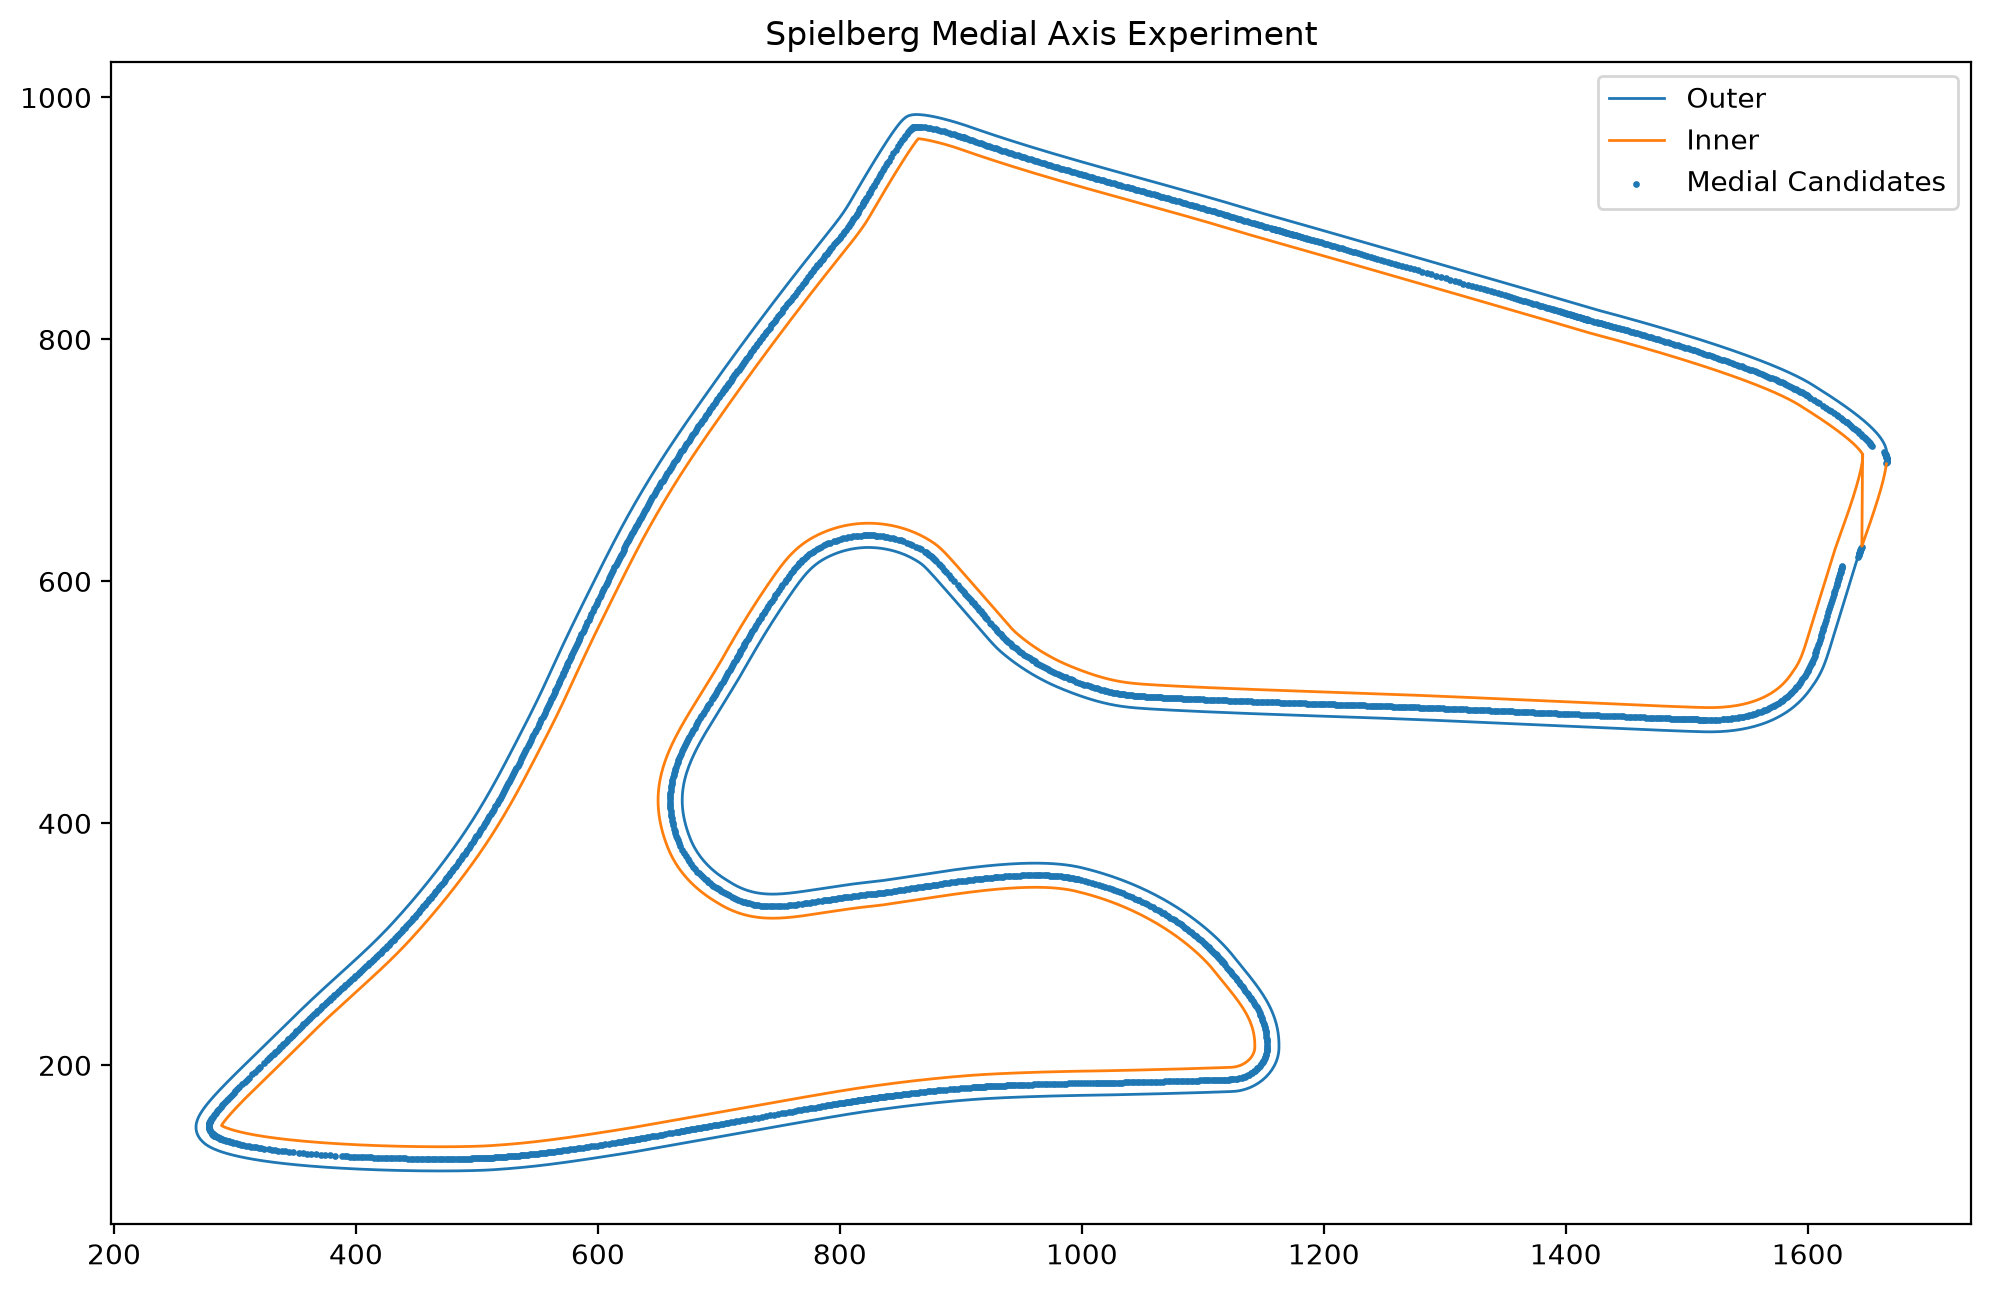

Write the Python code that produced this figure.
from pathlib import Path
from svgpathtools import svg2paths

import numpy as np
import matplotlib.pyplot as plt
from scipy.spatial import KDTree

SVG_FILE = Path(
r"E:\Project_Shiftwright\external\racing-track-maps-vector\from-iracing\Road\spielberg\403-spielberg-gp\active.svg"
)

paths, _ = svg2paths(
    str(SVG_FILE)
)

path = paths[0]

N = 5000

pts = []

for i in range(N):

    p = path.point(
        i/(N-1)
    )

    pts.append(
        [
            p.real,
            p.imag
        ]
    )

pts = np.array(pts)

half = len(pts)//2

outer = pts[:half]
inner = pts[half:]

tree = KDTree(inner)

centre = []

widths = []

for point in outer:

    distance, idx = tree.query(
        point
    )

    inner_point = inner[idx]

    midpoint = (
        point + inner_point
    ) / 2

    centre.append(
        midpoint
    )

    widths.append(
        distance
    )

centre = np.array(
    centre
)

plt.figure(
    figsize=(12,8)
)

plt.plot(
    outer[:,0],
    outer[:,1],
    linewidth=1,
    label="Outer"
)

plt.plot(
    inner[:,0],
    inner[:,1],
    linewidth=1,
    label="Inner"
)

plt.scatter(
    centre[:,0],
    centre[:,1],
    s=2,
    label="Medial Candidates"
)

plt.gca().set_aspect(
    "equal"
)

plt.legend()

plt.title(
    "Spielberg Medial Axis Experiment"
)

plt.savefig(
    "experiments/spielberg_medial_axis.png",
    dpi=200,
    bbox_inches="tight"
)

print()
print(
    f"Average width: "
    f"{np.mean(widths):.2f}"
)

print(
    f"Min width: "
    f"{np.min(widths):.2f}"
)

print(
    f"Max width: "
    f"{np.max(widths):.2f}"
)

print()
print(
    "Saved:"
    " experiments/spielberg_medial_axis.png"
)
